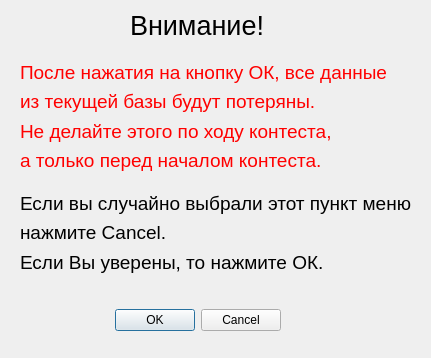
<?xml version="1.0" encoding="UTF-8"?>
<ui version="4.0">
 <class>NewDatabaseConfirmation</class>
 <widget class="QDialog" name="NewDatabaseConfirmation">
  <property name="geometry">
   <rect>
    <x>0</x>
    <y>0</y>
    <width>431</width>
    <height>358</height>
   </rect>
  </property>
  <property name="windowTitle">
   <string>Dialog</string>
  </property>
  <widget class="QDialogButtonBox" name="buttonBox">
   <property name="geometry">
    <rect>
     <x>100</x>
     <y>300</y>
     <width>181</width>
     <height>41</height>
    </rect>
   </property>
   <property name="orientation">
    <enum>Qt::Horizontal</enum>
   </property>
   <property name="standardButtons">
    <set>QDialogButtonBox::Cancel|QDialogButtonBox::Ok</set>
   </property>
  </widget>
  <widget class="QLabel" name="label">
   <property name="geometry">
    <rect>
     <x>130</x>
     <y>10</y>
     <width>141</width>
     <height>31</height>
    </rect>
   </property>
   <property name="font">
    <font>
     <pointsize>20</pointsize>
    </font>
   </property>
   <property name="text">
    <string>Внимание!</string>
   </property>
  </widget>
  <widget class="QWidget" name="layoutWidget">
   <property name="geometry">
    <rect>
     <x>20</x>
     <y>60</y>
     <width>384</width>
     <height>112</height>
    </rect>
   </property>
   <property name="font">
    <font>
     <pointsize>14</pointsize>
    </font>
   </property>
   <layout class="QVBoxLayout" name="verticalLayout">
    <item>
     <widget class="QLabel" name="label_2">
      <property name="font">
       <font>
        <pointsize>14</pointsize>
       </font>
      </property>
      <property name="styleSheet">
       <string notr="true">color: rgb(255, 0, 0);</string>
      </property>
      <property name="text">
       <string>После нажатия на кнопку ОК, все данные</string>
      </property>
     </widget>
    </item>
    <item>
     <widget class="QLabel" name="label_3">
      <property name="font">
       <font>
        <pointsize>14</pointsize>
       </font>
      </property>
      <property name="styleSheet">
       <string notr="true">color: rgb(255, 0, 0);</string>
      </property>
      <property name="text">
       <string>из текущей базы будут потеряны.</string>
      </property>
     </widget>
    </item>
    <item>
     <widget class="QLabel" name="label_4">
      <property name="font">
       <font>
        <pointsize>14</pointsize>
       </font>
      </property>
      <property name="styleSheet">
       <string notr="true">color: rgb(255, 0, 0);</string>
      </property>
      <property name="text">
       <string>Не делайте этого по ходу контеста,</string>
      </property>
     </widget>
    </item>
    <item>
     <widget class="QLabel" name="label_5">
      <property name="font">
       <font>
        <pointsize>14</pointsize>
       </font>
      </property>
      <property name="styleSheet">
       <string notr="true">color: rgb(255, 0, 0);</string>
      </property>
      <property name="text">
       <string>а только перед началом контеста.</string>
      </property>
     </widget>
    </item>
   </layout>
  </widget>
  <widget class="QWidget" name="layoutWidget1">
   <property name="geometry">
    <rect>
     <x>20</x>
     <y>191</y>
     <width>393</width>
     <height>83</height>
    </rect>
   </property>
   <layout class="QVBoxLayout" name="verticalLayout_2">
    <item>
     <widget class="QLabel" name="label_6">
      <property name="font">
       <font>
        <pointsize>14</pointsize>
       </font>
      </property>
      <property name="text">
       <string>Если вы случайно выбрали этот пункт меню</string>
      </property>
     </widget>
    </item>
    <item>
     <widget class="QLabel" name="label_7">
      <property name="font">
       <font>
        <pointsize>14</pointsize>
       </font>
      </property>
      <property name="text">
       <string>нажмите Cancel.</string>
      </property>
     </widget>
    </item>
    <item>
     <widget class="QLabel" name="label_8">
      <property name="font">
       <font>
        <pointsize>14</pointsize>
       </font>
      </property>
      <property name="text">
       <string>Если Вы уверены, то нажмите ОК.</string>
      </property>
     </widget>
    </item>
   </layout>
  </widget>
 </widget>
 <resources/>
 <connections>
  <connection>
   <sender>buttonBox</sender>
   <signal>accepted()</signal>
   <receiver>NewDatabaseConfirmation</receiver>
   <slot>accept()</slot>
   <hints>
    <hint type="sourcelabel">
     <x>248</x>
     <y>254</y>
    </hint>
    <hint type="destinationlabel">
     <x>157</x>
     <y>274</y>
    </hint>
   </hints>
  </connection>
  <connection>
   <sender>buttonBox</sender>
   <signal>rejected()</signal>
   <receiver>NewDatabaseConfirmation</receiver>
   <slot>reject()</slot>
   <hints>
    <hint type="sourcelabel">
     <x>316</x>
     <y>260</y>
    </hint>
    <hint type="destinationlabel">
     <x>286</x>
     <y>274</y>
    </hint>
   </hints>
  </connection>
 </connections>
</ui>
